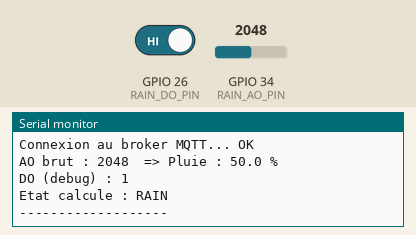
Simulated run of this sketch. Board: ESP32. Shown: the last lines printed to the serial monitor. The inputs (shaded band) are chosen by the test bench; at power-on: GPIO 34 (RAIN_AO_PIN) = 2048, GPIO 26 (RAIN_DO_PIN) HIGH. WiFi joins after 1.5 s; servers stay silent unless stated; no MQTT or app messages arrive unless stated.

Above: at 2.7 s.
2.8 s: GPIO 34 (RAIN_AO_PIN) set to 4095
At 4.6 s:
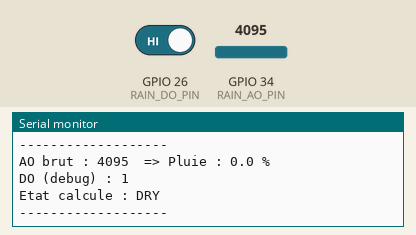
7.0 s: GPIO 26 (RAIN_DO_PIN) driven LOW
9.7 s: GPIO 34 (RAIN_AO_PIN) set to 3603
At 9.7 s:
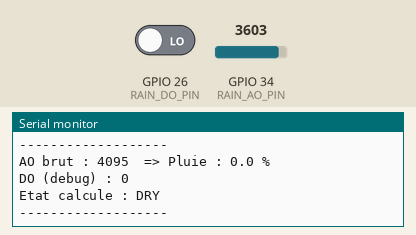
Timing chart, 0 to 12.7 s (numbered marks = the images above; inputs shaded):
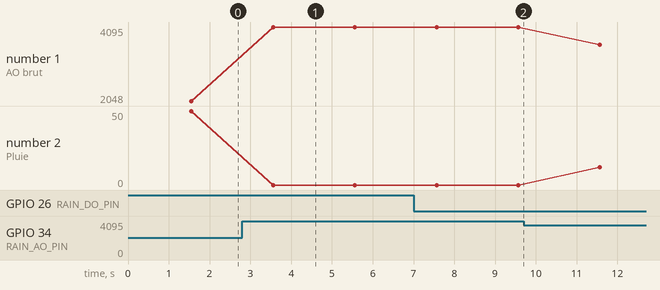

The sketch:

mqtt_src.ino
```cpp
#include <WiFi.h>
#include <PubSubClient.h>

// ==== Wi-Fi ====
const char* WIFI_SSID = "iPhone Chaimae 2";
const char* WIFI_PASS = "chaimae2002";

// ==== MQTT (non TLS) ====
const char* MQTT_SERVER = "broker.mqtt.cool";
const int   MQTT_PORT   = 1883;
const char* TOPIC_RAIN_INT   = "maison/jardin/pluie/intensite";
const char* TOPIC_RAIN_STATE = "maison/jardin/pluie/etat";

// ==== Broches capteur pluie ====
#define RAIN_AO_PIN  34
#define RAIN_DO_PIN  26

const float RAIN_THRESHOLD_PERCENT = 5.0;

// ==== Client non sécurisé (port 1883) ====
WiFiClient espClient;
PubSubClient client(espClient);

// --- Connexion MQTT ---
void reconnectMQTT() {
  while (!client.connected()) {
    Serial.print("Connexion au broker MQTT...");
    if (client.connect("ESP32_RainSensor")) {  // ID client
      Serial.println(" OK");
    } else {
      Serial.print(" echec, code = ");
      Serial.println(client.state());
      delay(2000);
    }
  }
}

void setup() {
  Serial.begin(115200);

  pinMode(RAIN_AO_PIN, INPUT);
  pinMode(RAIN_DO_PIN, INPUT);

  // Wi-Fi
  Serial.print("Connexion au Wi-Fi...");
  WiFi.begin(WIFI_SSID, WIFI_PASS);
  while (WiFi.status() != WL_CONNECTED) {
    delay(500);
    Serial.print(".");
  }
  Serial.println("\nWi-Fi connecte !");
  Serial.print("IP : ");
  Serial.println(WiFi.localIP());

  // MQTT (rien de TLS ici)
  client.setServer(MQTT_SERVER, MQTT_PORT);
}

void loop() {
  if (!client.connected()) reconnectMQTT();
  client.loop();

  int raw = analogRead(RAIN_AO_PIN);

  float rainPercent = (4095 - raw) * 100.0 / 4095.0;
  if (rainPercent < 0)   rainPercent = 0;
  if (rainPercent > 100) rainPercent = 100;

  String etat = (rainPercent < RAIN_THRESHOLD_PERCENT) ? "DRY" : "RAIN";

  int doState = digitalRead(RAIN_DO_PIN);

  Serial.print("AO brut : ");
  Serial.print(raw);
  Serial.print("  => Pluie : ");
  Serial.print(rainPercent, 1);
  Serial.println(" %");

  Serial.print("DO (debug) : ");
  Serial.println(doState);

  Serial.print("Etat calcule : ");
  Serial.println(etat);
  Serial.println("-------------------");

  client.publish(TOPIC_RAIN_INT,   String(rainPercent, 1).c_str());
  client.publish(TOPIC_RAIN_STATE, etat.c_str());

  delay(2000);
}
```

Measured:
- after the input at 2.8 s, the serial monitor: prints a new line after 0.76 s (image 1)
- plotted number 1: 2048 → 4095 after the input at 2.8 s, 4095 → 3603 after the input at 9.7 s
- plotted number 2: 50 → 0 after the input at 2.8 s, 0 → 12 after the input at 9.7 s
